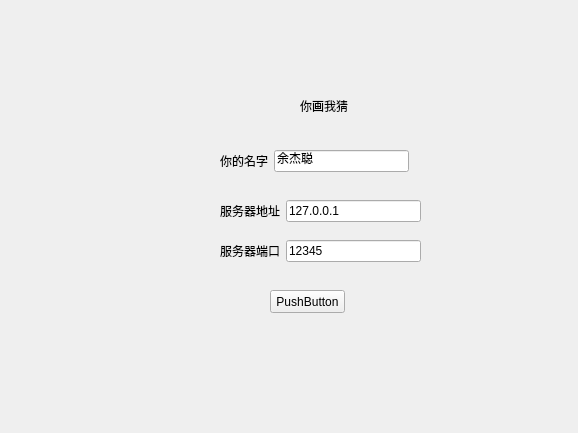
<?xml version="1.0" encoding="UTF-8"?>
<ui version="4.0">
 <class>LoginWindow</class>
 <widget class="QMainWindow" name="LoginWindow">
  <property name="geometry">
   <rect>
    <x>0</x>
    <y>0</y>
    <width>578</width>
    <height>433</height>
   </rect>
  </property>
  <property name="windowTitle">
   <string>MainWindow</string>
  </property>
  <widget class="QWidget" name="centralwidget">
   <widget class="QWidget" name="layoutWidget">
    <property name="geometry">
     <rect>
      <x>220</x>
      <y>150</y>
      <width>189</width>
      <height>22</height>
     </rect>
    </property>
    <layout class="QHBoxLayout" name="horizontalLayout">
     <item>
      <widget class="QLabel" name="label">
       <property name="text">
        <string>你的名字</string>
       </property>
      </widget>
     </item>
     <item>
      <widget class="QLineEdit" name="nameInput">
       <property name="text">
        <string>余杰聪</string>
       </property>
      </widget>
     </item>
    </layout>
   </widget>
   <widget class="QLabel" name="label_4">
    <property name="geometry">
     <rect>
      <x>300</x>
      <y>100</y>
      <width>54</width>
      <height>12</height>
     </rect>
    </property>
    <property name="text">
     <string>你画我猜</string>
    </property>
   </widget>
   <widget class="QPushButton" name="tryConnBtn">
    <property name="geometry">
     <rect>
      <x>270</x>
      <y>290</y>
      <width>75</width>
      <height>23</height>
     </rect>
    </property>
    <property name="text">
     <string>PushButton</string>
    </property>
   </widget>
   <widget class="QWidget" name="layoutWidget_2">
    <property name="geometry">
     <rect>
      <x>220</x>
      <y>200</y>
      <width>201</width>
      <height>22</height>
     </rect>
    </property>
    <layout class="QHBoxLayout" name="horizontalLayout_2">
     <item>
      <widget class="QLabel" name="label_2">
       <property name="text">
        <string>服务器地址</string>
       </property>
      </widget>
     </item>
     <item>
      <widget class="QLineEdit" name="ipInput">
       <property name="text">
        <string>127.0.0.1</string>
       </property>
      </widget>
     </item>
    </layout>
   </widget>
   <widget class="QWidget" name="layoutWidget_3">
    <property name="geometry">
     <rect>
      <x>220</x>
      <y>240</y>
      <width>201</width>
      <height>22</height>
     </rect>
    </property>
    <layout class="QHBoxLayout" name="horizontalLayout_3">
     <item>
      <widget class="QLabel" name="label_3">
       <property name="text">
        <string>服务器端口</string>
       </property>
      </widget>
     </item>
     <item>
      <widget class="QLineEdit" name="portInput">
       <property name="text">
        <string>12345</string>
       </property>
      </widget>
     </item>
    </layout>
   </widget>
  </widget>
 </widget>
 <resources/>
 <connections/>
</ui>
